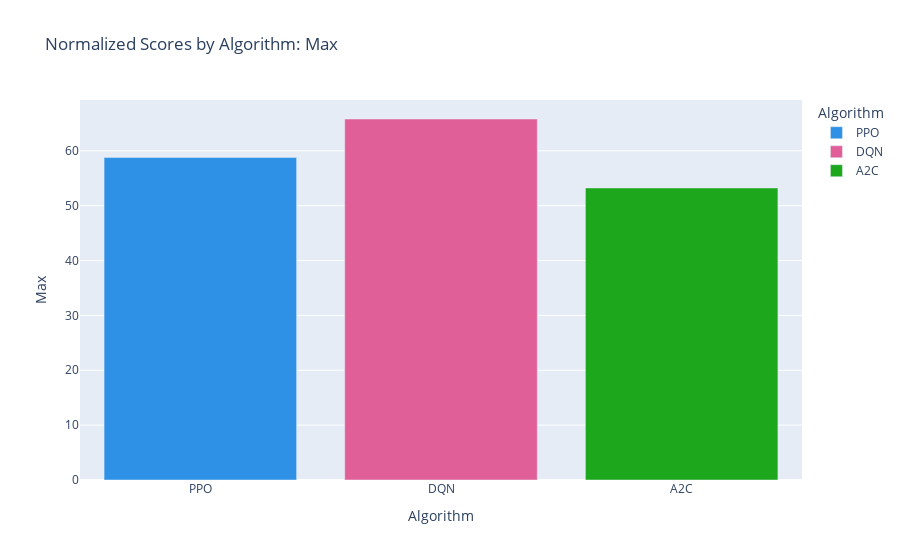

This figure's notebook cell:
### Code cell
fig = px.bar(algo_breakdown, x="Algorithm", y="Max", color="Algorithm", color_discrete_sequence=px.colors.qualitative.Dark24, title="Normalized Scores by Algorithm: Max")
fig.show()

### Figure 1 — Plotly figure (JSON) as saved in the notebook; plotly's stock layout.template omitted (floating-point values rounded to 4 significant figures)
{"data": [{"alignmentgroup": "True", "hovertemplate": "Algorithm=%{x}<br>Max=%{y}<extra></extra>", "legendgroup": "PPO", "marker": {"color": "#2E91E5", "pattern": {"shape": ""}}, "name": "PPO", "offsetgroup": "PPO", "orientation": "v", "showlegend": true, "textposition": "auto", "type": "bar", "x": ["PPO"], "xaxis": "x", "y": [58.78], "yaxis": "y"}, {"alignmentgroup": "True", "hovertemplate": "Algorithm=%{x}<br>Max=%{y}<extra></extra>", "legendgroup": "DQN", "marker": {"color": "#E15F99", "pattern": {"shape": ""}}, "name": "DQN", "offsetgroup": "DQN", "orientation": "v", "showlegend": true, "textposition": "auto", "type": "bar", "x": ["DQN"], "xaxis": "x", "y": [65.8], "yaxis": "y"}, {"alignmentgroup": "True", "hovertemplate": "Algorithm=%{x}<br>Max=%{y}<extra></extra>", "legendgroup": "A2C", "marker": {"color": "#1CA71C", "pattern": {"shape": ""}}, "name": "A2C", "offsetgroup": "A2C", "orientation": "v", "showlegend": true, "textposition": "auto", "type": "bar", "x": ["A2C"], "xaxis": "x", "y": [53.23], "yaxis": "y"}], "layout": {"barmode": "relative", "legend": {"title": {"text": "Algorithm"}, "tracegroupgap": 0}, "title": {"text": "Normalized Scores by Algorithm: Max"}, "xaxis": {"anchor": "y", "categoryarray": ["PPO", "DQN", "A2C"], "categoryorder": "array", "domain": [0, 1], "title": {"text": "Algorithm"}}, "yaxis": {"anchor": "x", "domain": [0, 1], "title": {"text": "Max"}}}}
